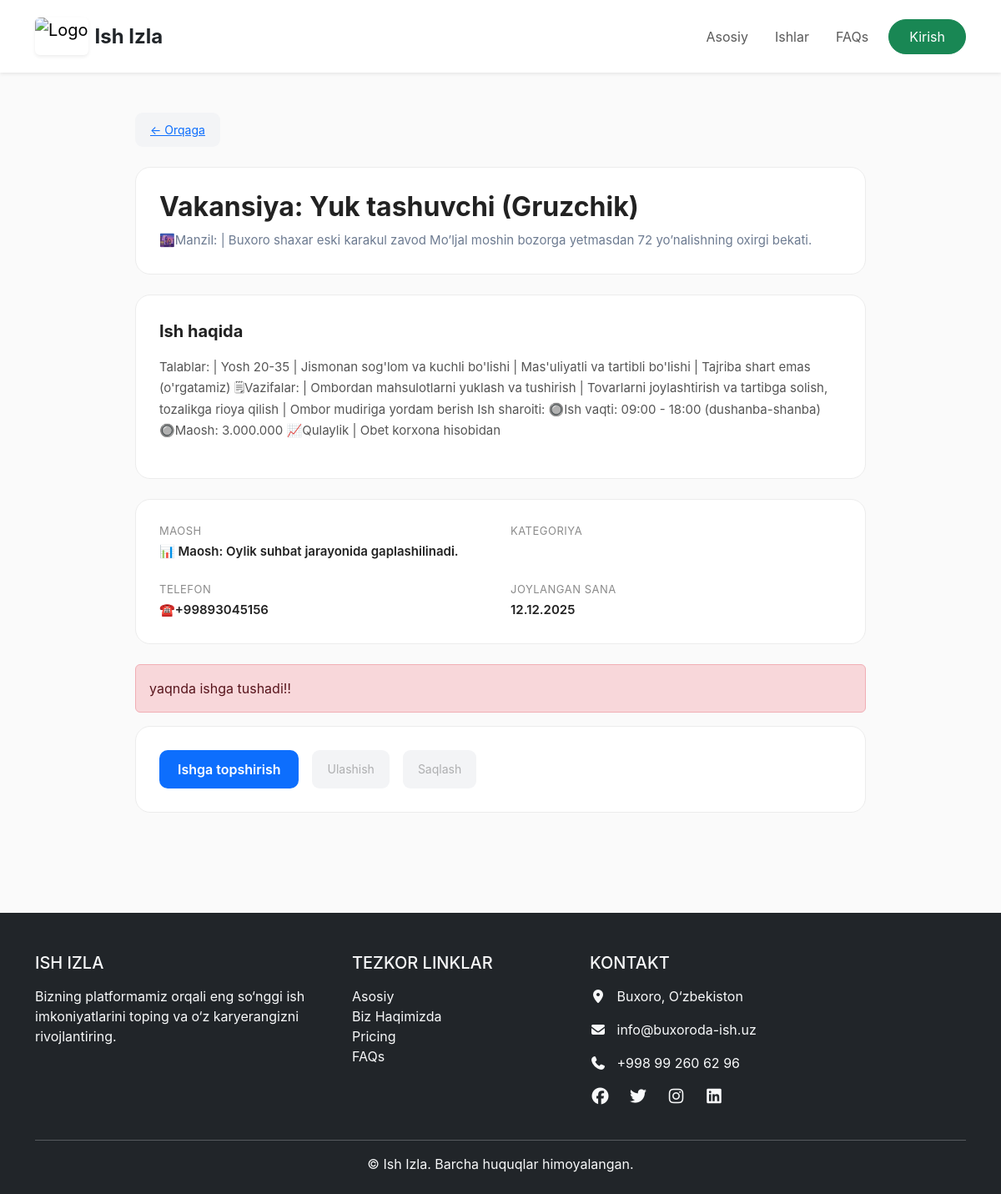
The app's page /advertisements/job/33/, older data.
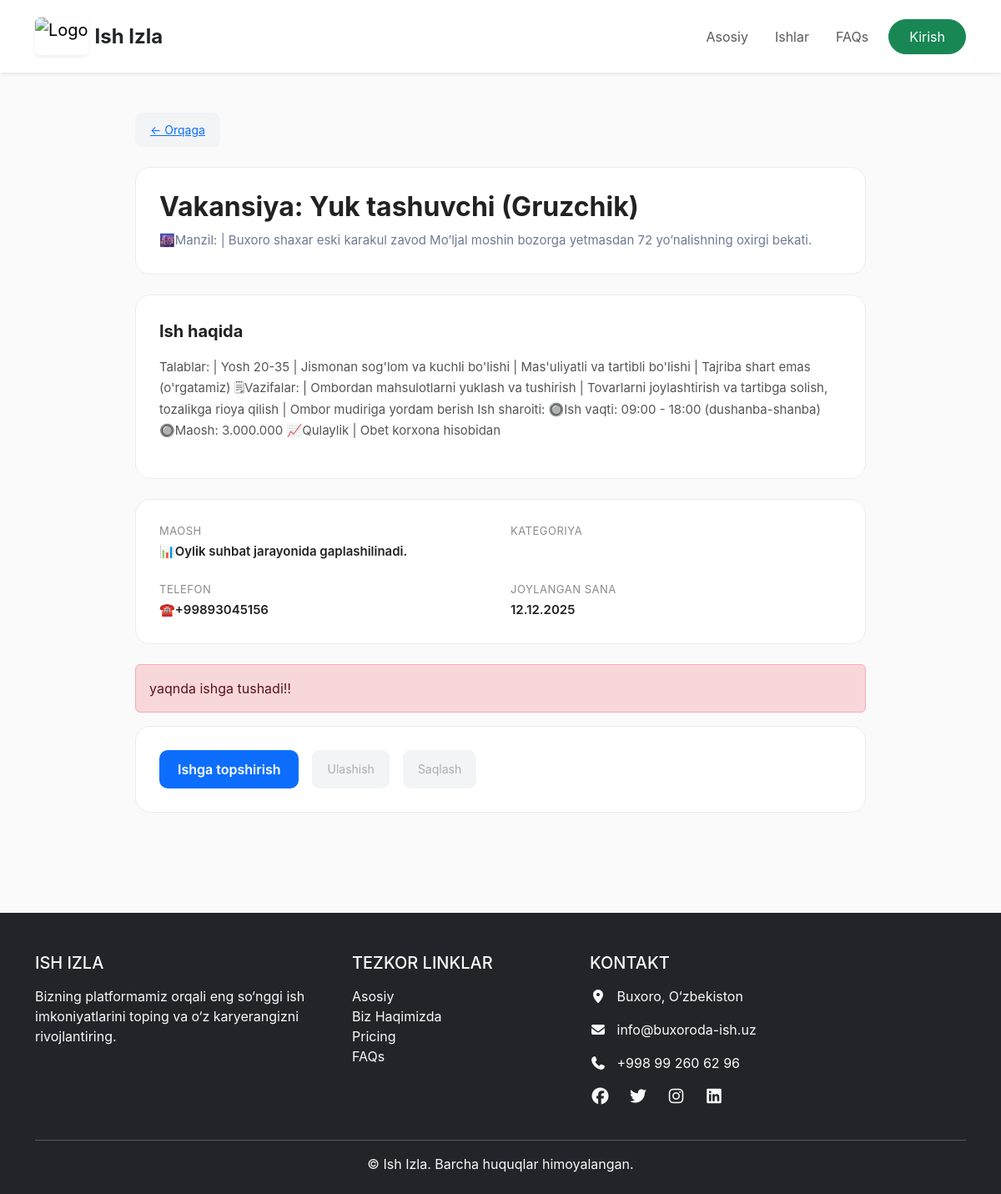
The same page, newer data.
### advertisement/models.py (models this page shows, shortened)
class Job(models.Model):
    employer = models.ForeignKey(EmployerProfile, on_delete=models.CASCADE, related_name="jobs")
    category = models.ForeignKey(CategoryModel,on_delete=models.CASCADE,verbose_name='Kategorya')
    title = models.CharField(max_length=255,verbose_name='Sarlovha')
    description = models.TextField(verbose_name='Tasnif')
    salary = models.CharField(max_length=100, blank=True, null=True,verbose_name='Maosh')
    created_at = models.DateTimeField(auto_now_add=True)
    location = models.CharField(max_length=155,verbose_name='Manzil')
    phone_number = models.CharField(max_length=14,default='998992606296',verbose_name='Telefon raqam')
    class Meta:
        ordering = ['-created_at']

### advertisement/views.py (the view)
# urls.py: path('job/<int:pk>/',Job_DetailView.as_view(),name="job-detail"),
class Job_DetailView(View):
    def get(self, request, pk):
        product = get_object_or_404(Job, pk=pk)
        return render(request, 'category/job_detail.html', {"product": product})

### templates/category/job_detail.html (shortened to what this page needs)
{% extends "base.html" %}
{% block content %}
<div class="container py-5 job-wrapper">
    <a href="javascript:history.back()" class="btn-soft mb-4 d-inline-block">
        ← Orqaga
    </a>
    <div class="white-box title-area mb-4">
        <h2>{{ product.title }}</h2>
        <span>{{ product.location }}</span>
    </div>
    <div class="white-box mb-4">
        <div class="section-title">Ish haqida</div>
        <p style="color:#555; line-height:1.7; font-size:15px;">
            {{ product.description }}
        </p>
    </div>
    <div class="white-box mb-4">
        <div class="row g-4">
            <div class="col-6">
                <div class="info-grid-title">Maosh</div>
                <div class="info-grid-body">
                    {{ product.salary|default:"Kelishilgan" }}
                </div>
            </div>
            <div class="col-6">
                <div class="info-grid-title">Kategoriya</div>
            </div>
            <div class="col-6">
                <div class="info-grid-title">Telefon</div>
                <div class="info-grid-body">
                    {{ product.phone_number }}
                </div>
            </div>
            <div class="col-6">
                <div class="info-grid-title">Joylangan sana</div>
                <div class="info-grid-body">{{ product.created_at|date:"d.m.Y" }}</div>
            </div>
        </div>
    </div>
    <p class="alert alert-danger">yaqnda ishga tushadi‼</p>
    <div class="white-box mb-4 d-flex gap-3">
        <button class="btn-main" disabled>Ishga topshirish</button>
        <button class="btn-soft" disabled>Ulashish</button>
        <button class="btn-soft" disabled>Saqlash</button>
    </div>
</div>
{% endblock %}

Row changes from the older to the newer data that the page shows:
changed Job "Vakansiya: Yuk tashuvchi (Gruzchik)": salary "📊 Maosh: Oylik suhbat jarayonida gaplashilinadi." → "📊Oylik suhbat jarayonida gaplashilinadi."
